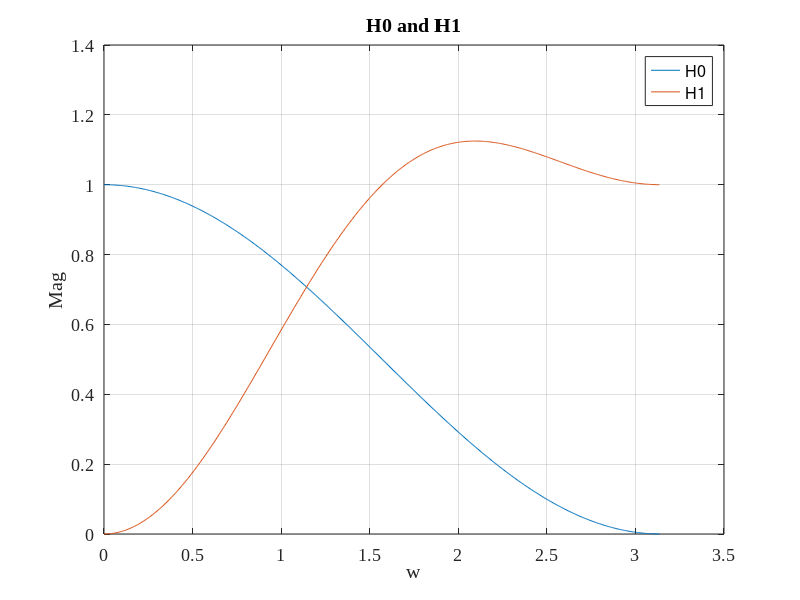
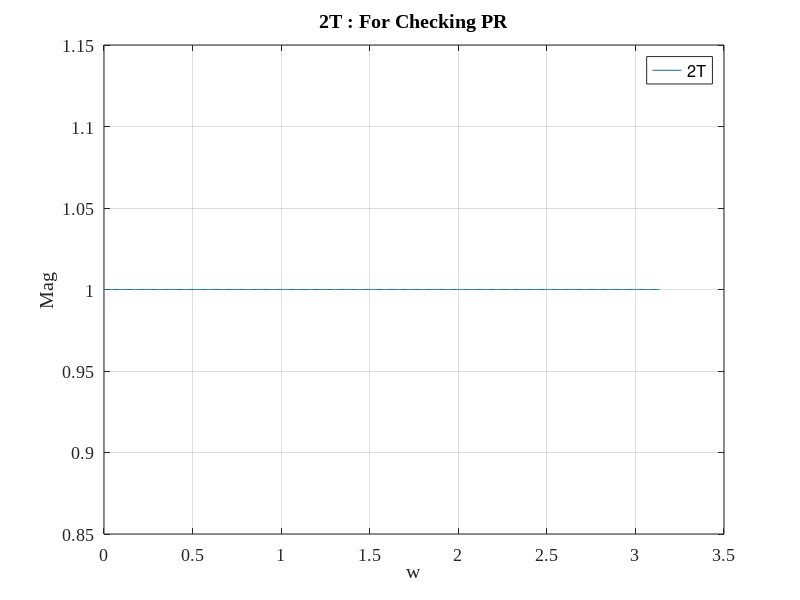
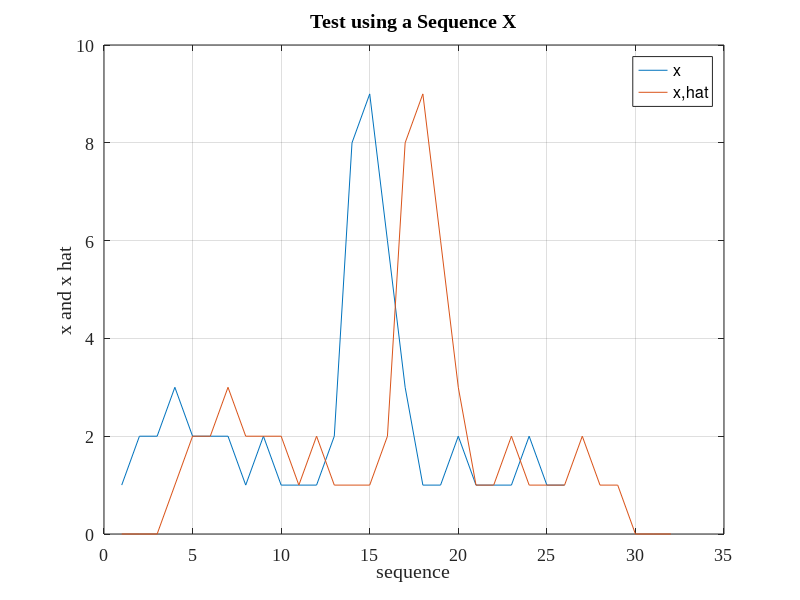

Recreate these plots in MATLAB, in order.
clear;
close all;
clc;

%%

h0 = [1/4; 1/2; 1/4];
h1 = [-1/8; -1/4; 3/4; -1/4; -1/8];
f0 = [-1/8; 1/4; 3/4; 1/4; -1/8];
f1 = [-1/4; 1/2; -1/4];

%%

t = 0.5*(conv(h0,f0) + conv(h1,f1));

[H0, w] = freqz(h0,1);
[H1, w] = freqz(h1,1);
[T, w] = freqz(t,1);

figure(1)
plot(w, abs(H0))
hold on
plot(w, abs(H1))
hold off
grid on
set(gca,'fontname','Times New Roman','FontSize', 13)
title('H0 and H1'); 
legend('H0', 'H1');
xlabel('w'); ylabel('Mag');

figure(2)
plot(w, abs(2*T))
grid on
set(gca,'fontname','Times New Roman','FontSize', 13)
title('2T : For Checking PR'); 
legend('2T');
xlabel('w'); ylabel('Mag');
%%

x = [1, 2, 2, 3, 2, 2, 2, 1, 2, 1, 1, 1, 2, 8, 9, 6, 3, 1, 1, 2, 1, 1, 1, 2, 1, 1]';

A = sum(h0)^2 + sum(h1)^2;
x0 = conv(x,h0);
x1 = conv(x,h1);
% decimation & interpoplation
x0(2:2:end) = 0;
x1(2:2:end) = 0;
y0 = conv(x0,f0);
y1 = conv(x1,f1);
x_hat = 2*(y0 + y1)/A;
delay_m = 3
x_err = sum(abs(x - x_hat(delay_m+1:delay_m+size(x,1))))

figure(3)
plot(1:size(x,1), x)
hold on
plot(1:size(x_hat,1), x_hat)
hold off
grid on
set(gca,'fontname','Times New Roman','FontSize', 13)
title('Test using a Sequence X'); ylim([0 10]);
legend('x', 'x,hat');
xlabel('sequence'); ylabel('x and x hat');

